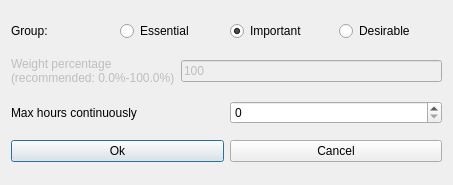
<?xml version="1.0" encoding="UTF-8"?>
<ui version="4.0">
 <class>ModifyConstraintStudentsMaxHoursContinuouslyForm_template</class>
 <widget class="QDialog" name="ModifyConstraintStudentsMaxHoursContinuouslyForm_template">
  <property name="geometry">
   <rect>
    <x>0</x>
    <y>0</y>
    <width>453</width>
    <height>185</height>
   </rect>
  </property>
  <property name="windowTitle">
   <string extracomment="This is the title of the dialog to modify a constraint of this type">Modify constraint students max hours continuously</string>
  </property>
  <layout class="QVBoxLayout" name="verticalLayout">
   <item>
    <layout class="QHBoxLayout" name="horizontalLayout_4">
     <item>
      <widget class="QLabel" name="groupTextLabel">
       <property name="text">
        <string>Group:</string>
       </property>
      </widget>
     </item>
     <item>
      <widget class="QRadioButton" name="essentialRadioButton">
       <property name="text">
        <string>Essential</string>
       </property>
      </widget>
     </item>
     <item>
      <widget class="QRadioButton" name="importantRadioButton">
       <property name="text">
        <string>Important</string>
       </property>
       <property name="checked">
        <bool>true</bool>
       </property>
      </widget>
     </item>
     <item>
      <widget class="QRadioButton" name="desirableRadioButton">
       <property name="text">
        <string>Desirable</string>
       </property>
      </widget>
     </item>
    </layout>
   </item>
   <item>
    <layout class="QHBoxLayout" name="horizontalLayout_3">
     <item>
      <widget class="QLabel" name="weightTextLabel">
       <property name="enabled">
        <bool>false</bool>
       </property>
       <property name="frameShape">
        <enum>QFrame::NoFrame</enum>
       </property>
       <property name="frameShadow">
        <enum>QFrame::Plain</enum>
       </property>
       <property name="text">
        <string>Weight percentage
(recommended: 0.0%-100.0%)</string>
       </property>
       <property name="wordWrap">
        <bool>false</bool>
       </property>
      </widget>
     </item>
     <item>
      <widget class="QLineEdit" name="weightLineEdit">
       <property name="enabled">
        <bool>false</bool>
       </property>
       <property name="text">
        <string notr="true">100</string>
       </property>
      </widget>
     </item>
    </layout>
   </item>
   <item>
    <layout class="QHBoxLayout" name="horizontalLayout_2">
     <item>
      <widget class="QLabel" name="maxHoursTextLabel">
       <property name="frameShape">
        <enum>QFrame::NoFrame</enum>
       </property>
       <property name="frameShadow">
        <enum>QFrame::Plain</enum>
       </property>
       <property name="text">
        <string>Max hours continuously</string>
       </property>
       <property name="wordWrap">
        <bool>false</bool>
       </property>
      </widget>
     </item>
     <item>
      <widget class="QSpinBox" name="maxHoursSpinBox"/>
     </item>
    </layout>
   </item>
   <item>
    <layout class="QHBoxLayout" name="horizontalLayout">
     <item>
      <widget class="QPushButton" name="okPushButton">
       <property name="text">
        <string>Ok</string>
       </property>
      </widget>
     </item>
     <item>
      <widget class="QPushButton" name="cancelPushButton">
       <property name="text">
        <string>Cancel</string>
       </property>
      </widget>
     </item>
    </layout>
   </item>
  </layout>
 </widget>
 <layoutdefault spacing="6" margin="11"/>
 <resources/>
 <connections/>
</ui>
